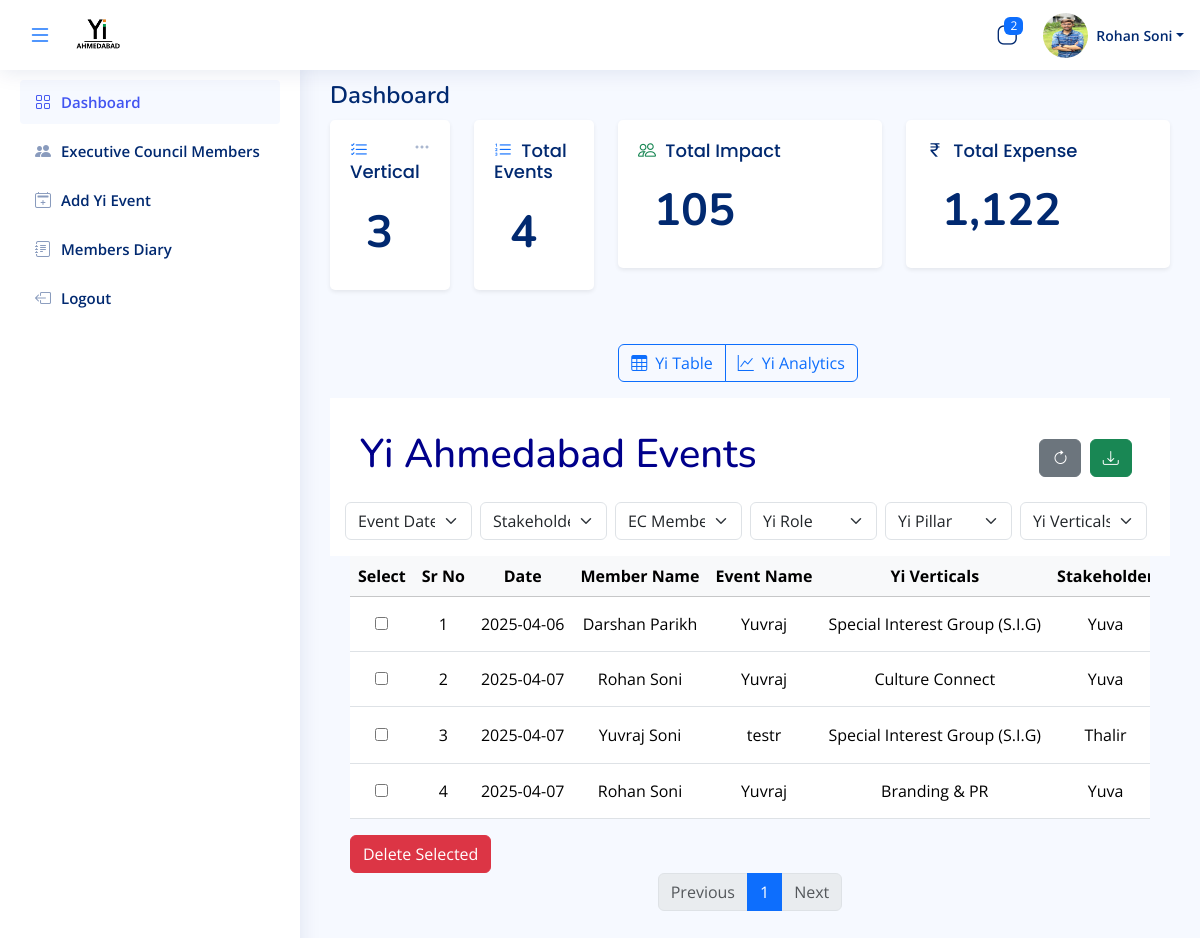
The app's page /Admin-Dashboard (signed in), older data.
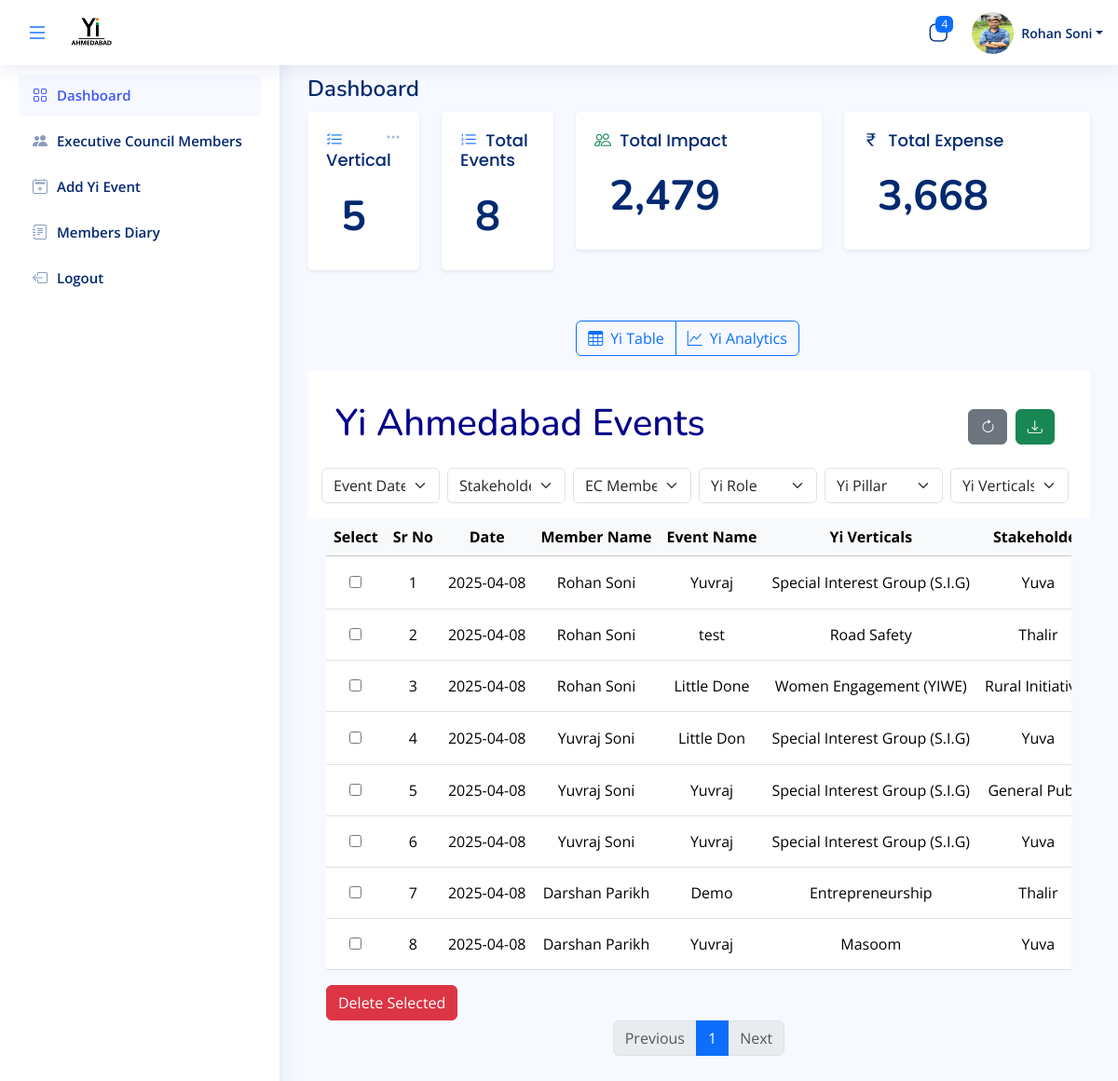
The same page, newer data.
### manager_app/models.py (models this page shows)
class Event_Data(models.Model):
    user = models.ForeignKey(LoginSide, on_delete=models.SET_NULL, null=True,db_index=True)
    your_name = models.CharField(max_length=50)
    event_name = models.CharField(max_length=200,blank=True)
    event_venue = models.TextField(blank=True)
    event_expense = models.BigIntegerField(blank=True,null=True,default=0)
    date = models.CharField(max_length=200)
    role_yi = models.CharField(max_length=200)
    project_vertical = models.CharField(max_length=200)
    project_stakeholder = models.CharField(max_length=200)
    yi_pillar = models.CharField(max_length=200)
    social_link = models.URLField(max_length=300)
    which_SIG = models.CharField(max_length=200,blank=True,null=True)
    event_member = models.CharField(max_length=1000,blank=True,null=True)
    total_impact = models.BigIntegerField(blank=True,default=1)
    select_ec_member = models.CharField(max_length=50,blank=True,null=True)
    school = models.CharField(max_length=200,blank=True,null=True)
    collage = models.CharField(max_length=200,blank=True,null=True)
    associate_partner = models.CharField(max_length=200,null=True,blank=True)
    event_description =  models.TextField(max_length=700,null=True,blank=True)

### admin_app/views.py (the view, shortened to what this page needs)
# urls.py: path("Admin-Dashboard", Admin_Dashboard, name="Admin_Dashboard"),
@never_cache
@cache_control(no_store=True, no_cache=True, must_revalidate=True, max_age=0)
@login_required(login_url="index")
def Admin_Dashboard(request):
    if request.user.yi_role not in ['Chapter Co-Chair', 'Chapter Chair', 'Admin']:
        return redirect("Error-Page")
    total_event = Event_Data.objects.count()
    user_id = request.user.id
    total_user_data = LoginSide.objects.exclude(login_role="Admin")
    total_user = total_user_data.count()
    sessions = Session.objects.filter(expire_date__gte=now())
    user_ids = [session.get_decoded().get("_auth_user_id") for session in sessions]
    active_users = LoginSide.objects.filter(id__in=user_ids)  # Get user objects
    active_user_names = [f"{user.first_name} {user.last_name}" for user in active_users]
    active_users_count = LoginSide.objects.filter(is_active=True).count()
    active_users_count = active_users.count()
    total_expense_result = Event_Data.objects.aggregate(Sum("event_expense"))
    total_expense = (
        total_expense_result["event_expense__sum"]
        if total_expense_result["event_expense__sum"] is not None
        else 0
    )
    total_impact_result = Event_Data.objects.aggregate(Sum("total_impact"))
    total_impact = (
        total_impact_result["total_impact__sum"]
        if total_impact_result["total_impact__sum"] is not None
        else 0
    )
    impact_avg = Event_Data.objects.aggregate(Avg("total_impact"))
    avg_impact = (
        impact_avg["total_impact__avg"]
        if impact_avg["total_impact__avg"] is not None
        else 0
    )
    all_user = LoginSide.objects.all().distinct()
    login_role = Login_Role.objects.all().distinct()
    def formatINR(total_expense):
        s, *d = str(total_expense).partition(".")
        r = ",".join([s[x - 2 : x] for x in range(-3, -len(s), -2)][::-1] + [s[-3:]])
        return "".join([r] + d)
    def formatImpact(total_impact):
        s, *d = str(total_impact).partition(".")
        r = ",".join([s[x - 2 : x] for x in range(-3, -len(s), -2)][::-1] + [s[-3:]])
        return "".join([r] + d)
    imapct = (Event_Data.objects.all().values_list('total_impact',flat=True))
    member_name = (
        Event_Data.objects.all().values_list("your_name", flat=True).distinct()
    )
    vertical_name = (
        Event_Data.objects.all().values_list("project_vertical", flat=True).distinct()
    )
    stakeholder_name = (
        Event_Data.objects.all()
        .values_list("project_stakeholder", flat=True)
        .distinct()
    )
    yi_pillar_name = (
        Event_Data.objects.all().values_list("yi_pillar", flat=True).distinct()
    )
    event_date = (
        Event_Data.objects.all().values_list("date",flat=True).distinct()
    )
    yi_role_name = Event_Data.objects.all().values_list("role_yi", flat=True).distinct()
    total_vertical = vertical_name.count()
    member_name_chart = (
        Event_Data.objects.all().values_list("your_name", flat=True).distinct()
    )
    data = Event_Data.objects.values('project_vertical').annotate(impact=Sum('total_impact')).annotate(vertical=Count('project_vertical'))
    yi_pillar_data = Event_Data.objects.values('yi_pillar').annotate(pillar_impact=Sum('total_impact'))
    yi_stakeholder_data = Event_Data.objects.values('project_stakeholder').annotate(stakeholder_impact=Count('project_stakeholder'))
    event_list = Event_Data.objects.all()
    vertical_chart = [event['project_vertical'] for event in data ]
    impact_chart = [event['impact'] for event in  data]
    vertical_wise_impact = [event['vertical'] for event in data]
    yi_project = Event_Data.objects.filter(project_vertical__in=['Masoom','Road Safety','Health','Accessibility','Climate Change']).values()
    yi_initiatives = Event_Data.objects.filter(project_vertical__in=['Entrepreneurship','Innovation','Special Interest Group (S.I.G)','Sports','Learning(YI Talks)','Women Engagement (YIWE)','Yi Angel','Yi Angel']).values()
    yi_initiatives_data = yi_initiatives.values('project_vertical').annotate(total_event=Count('project_vertical')).annotate(total_impact=Sum('total_impact'))
    initiatives_chart = [initiatives['project_vertical'] for initiatives in yi_initiatives_data]
    initiatives_count_chart = [initiatives['total_event'] for initiatives in yi_initiatives_data]
    initiatives_impact_chart = [initiatives['total_impact'] for initiatives in yi_initiatives_data]
    project_chart_data = yi_project.values('project_vertical').annotate(total_event=Count('project_vertical')).annotate(total_impact=Sum('total_impact'))
    project_chart = [name['project_vertical'] for name in  project_chart_data]
    project_count_chart = [name['total_event'] for name in  project_chart_data]
    project_impact_sum = [name['total_impact'] for name in project_chart_data]
    yi_pillar_chart = [pillar['yi_pillar'] for pillar in yi_pillar_data]
    yi_pillar_impact = [pillar['pillar_impact'] for pillar in yi_pillar_data]
    yi_stakeholder_chart =[stakeholder['project_stakeholder'] for stakeholder in yi_stakeholder_data]
    yi_stakeholder_impact =[stakeholder['stakeholder_impact'] for stakeholder in yi_stakeholder_data]
    selected_vertical = request.GET.get("vertical", "all")
    ec_name = request.GET.get("ec_name", "all")
    verticals = request.GET.get("verticals")
    yi_pillar = request.GET.get("yi_pillar")
    stakeholder = request.GET.get("stakeholder")
    yi_role = request.GET.get("yi_role")
    date = request.GET.get("event_date")
    total_impact = formatImpact(total_impact)
    total_expense = formatINR(total_expense)
    context = {
        "user_id": user_id,
        "users_data": all_user,
        "role": login_role,
        "total_manager": total_user,
        "total_event": total_event,
        "total_impact": total_impact,
        "impact_avg": avg_impact,
        "total_expense": total_expense,
        "events": event_list,
        "member_name": member_name,
        "verticals": vertical_name,
        "stakeholder": stakeholder_name,
        "yi_pillar": yi_pillar_name,
        "yi_role": yi_role_name,
        "total_vertical": total_vertical,
        "count": active_users_count,
        "name": active_user_names,
        "event_date":event_date,
        'vertical_chart':vertical_chart,
        'impact_chart':impact_chart,
        'project_chart':project_chart,
        'yi_pillar_chart':yi_pillar_chart,
        'yi_pillar_impact':yi_pillar_impact,
        'yi_stakeholder_chart':yi_stakeholder_chart,
        'yi_stakeholder_impact':yi_stakeholder_impact,
        'project_count_chart':project_count_chart,
        'project_impact_sum':project_impact_sum,
        'vertical_wise_impact':vertical_wise_impact,
        'initiatives_chart':initiatives_chart,
        'initiatives_count_chart':initiatives_count_chart,
        'initiatives_impact_chart':initiatives_impact_chart
    }
    return render(request, "Admin/AdminDashboard.html", context)

### admin_app/Templates/Admin/AdminDashboard.html (shortened to what the changed rows need)
{% extends "base/base.html" %}
{% load static %}
{% load humanize %}
{% block bodyblock %}
<main id="main" class="main">
  <div class="pagetitle d-flex justify-content-between align-items-center">
    <h1>Dashboard</h1>
  </div>
  <section class="section dashboard">
    <div class="row mb-4">
      <div class="col-lg-2 col-md-6 col-sm-12 mb-4">
        <div class="card info-card shadow-sm border-0">
          <div class="card-body">
            <div class="d-flex align-items-center">
              <div class="ps-3">
                <h6>{{ total_vertical }}</h6>
              </div>
            </div>
          </div>
        </div>
      </div>
      <div class="col-lg-2 col-md-6 col-sm-12 mb-4">
        <div class="card info-card shadow-sm border-0">
          <div class="card-body">
            <div class="d-flex align-items-center">
              <div class="ps-3">
                <h6>  {{total_event}}</h6>
              </div>
            </div>
          </div>
        </div>
      </div>
      <div class="col-lg-4 col-md-6 col-sm-12 mb-4">
        <div class="card info-card shadow-sm border-0">
          <div class="card-body">
            <div class="d-flex align-items-center">
              <div class="ps-3">
                <h6>{{ total_impact}}</h6>
              </div>
            </div>
          </div>
        </div>
      </div>
      <div class="col-lg-4 col-md-6 col-sm-12 mb-4">
        <div class="card info-card shadow-sm border-0">
          <div class="card-body">
            <div class="d-flex align-items-center">
              <div class="ps-3">
                <h6>{{ total_expense|intcomma }}</h6>
              </div>
            </div>
          </div>
        </div>
      </div>
            <div id="tableView">
                <div class="card-header bg-white py-3">
                  <div class="card-header bg-white d-flex flex-wrap justify-content-between align-items-center py-3">
                      <h1 style="color:darkblue">Yi Ahmedabad Events</h1>
                  </div>
              </div>
                        <div class="card-body">
                          <form method="post" action="{% url 'delete_multiple_events' %}">
                          <div class="table-responsive">
                            <table class="table table-hover bordered align-middle"  id="eventTable">
                              <thead class="table-light"  style="overflow-y:auto;">
                                <tr class="text-center text-nowrap">
                                  <th>Select</th>
                                  <th>Sr No</th>
                                  <th>Date</th>
                                  <th>Member Name</th>
                                  <th>Event Name</th>
                                  <th>Yi Verticals</th>
                                  <th>Stakeholder</th>
                                </tr>
                              </thead>
                              <tbody id="display" >
                                {% if events %}
                                  {% for event in events %}
                                    <tr class="text-center text-nowrap">
                                      <td><input type="checkbox" value={{event.id}} name="event_ids"></td>
                                      <td>{{ forloop.counter }}</td>
                                      <td>{{ event.date }}</td>
                                      <td>{{ event.your_name }}</td>
                                      <td class="ellipsis"><span data-toggle="tooltip" data-placement="top" title="{{event.event_name}}">{{ event.event_name }}</span></td>
                                      <td>{{event.project_vertical}}
                                      <td >{{event.project_stakeholder}}
                                    </tr>
                                      {% endfor %}
                                      {% else %}
                                      <tr>
                                        <td colspan="21" class="text-center"> No Event available </td>
                                      </tr>
                                      {% endif %}
                                  </tbody>
                              </table>
                              </div>
                            </form>
                          </div>
                        </div>
                       </div>
</section>
  </main>
  {% endblock bodyblock %}

### admin_app/Templates/Admin/components/header.html (shortened to what this page needs)
{% load static %}
<header id="header" class="header fixed-top d-flex align-items-center">
  <div class="d-flex align-items-center">
    <button id="sidebarToggle" class="btn border-0 p-2 bg-transparent">
      <i id="sidebarIcon" class="bi bi-list fs-4 text-primary"></i>
    </button>
    {% if user.yi_role  == 'Branding' %}
    <a href="{% url 'branding_dashboard' %}" class="logo d-flex align-items-center ms-2">
      <img src="{% static 'Image/YIIMG.png' %}" alt="Logo"  height="60" width="60">
      <span class=" "></span>
    </a>
 {% else %}
 <a href="{% url 'Admin_Dashboard' %}" class="logo d-flex align-items-center ms-2">
  <img src="{% static 'Image/YIIMG.png' %}" alt="Logo"  height="60" width="60">
</a>
    {% endif %}
     </div>
    <nav class="header-nav ms-auto">
      <ul class="d-flex align-items-center">
{% if user.yi_role == "Branding" %}
{% else %}
<li class="nav-item dropdown">
  <a class="nav-link nav-icon" href="#" data-bs-toggle="dropdown">
    <i class="bi bi-app-indicator"></i>
    <span class="badge bg-primary badge-number"> {{ count }} </span>
  </a>
</li>
{% endif %}
        <li class="nav-item dropdown pe-3">
          <a class="nav-link nav-profile d-flex align-items-center pe-0" href="#" data-bs-toggle="dropdown">
            <img src="{% if user.photo %}{{ user.photo.url }}{% else %}{% static 'Image/img.png' %}{% endif %}" alt="Profile" class="rounded-circle"  height="45px" width="45px">
            <span class="d-none d-md-block dropdown-toggle ps-2">{{ user.first_name }} {{ user.last_name }}</span>
          </a>
            </li>
          </ul>
    </nav>
  </header>

Row changes from the older to the newer data that the page shows:
removed Event_Data: date "2025-04-06", your_name "Darshan Parikh", event_name "Yuvraj", project_vertical "Special Interest Group (S.I.G)", project_stakeholder "Yuva"
removed Event_Data: date "2025-04-07", your_name "Rohan Soni", event_name "Yuvraj", project_vertical "Culture Connect", project_stakeholder "Yuva"
removed Event_Data: date "2025-04-07", your_name "Yuvraj Soni", event_name "testr", project_vertical "Special Interest Group (S.I.G)", project_stakeholder "Thalir"
removed Event_Data: date "2025-04-07", your_name "Rohan Soni", event_name "Yuvraj", project_vertical "Branding & PR", project_stakeholder "Yuva"
added Event_Data: date "2025-04-08", your_name "Rohan Soni", event_name "Yuvraj", project_vertical "Special Interest Group (S.I.G)", project_stakeholder "Yuva"
added Event_Data: date "2025-04-08", your_name "Rohan Soni", event_name "test", project_vertical "Road Safety", project_stakeholder "Thalir"
added Event_Data: date "2025-04-08", your_name "Rohan Soni", event_name "Little Done", project_vertical "Women Engagement (YIWE)", project_stakeholder "Rural…"
added Event_Data: date "2025-04-08", your_name "Yuvraj Soni", event_name "Little Don", project_vertical "Special Interest Group (S.I.G)", project_stakeholder "Yuva"
added Event_Data: date "2025-04-08", your_name "Yuvraj Soni", event_name "Yuvraj", project_vertical "Special Interest Group (S.I.G)", project_stakeholder "General…"
added Event_Data: date "2025-04-08", your_name "Yuvraj Soni", event_name "Yuvraj", project_vertical "Special Interest Group (S.I.G)", project_stakeholder "Yuva"
added Event_Data: date "2025-04-08", your_name "Darshan Parikh", event_name "Demo", project_vertical "Entrepreneurship", project_stakeholder "Thalir"
added Event_Data: date "2025-04-08", your_name "Darshan Parikh", event_name "Yuvraj", project_vertical "Masoom", project_stakeholder "Yuva"
Text that changed along with them:
{{ count }}: "2" → "4"
{{ total_vertical }}: "3" → "5"
{{ total_event }}: "4" → "8"
{{ total_impact }}: "105" → "2,479"
{{ total_expense|intcomma }}: "1,122" → "3,668"
